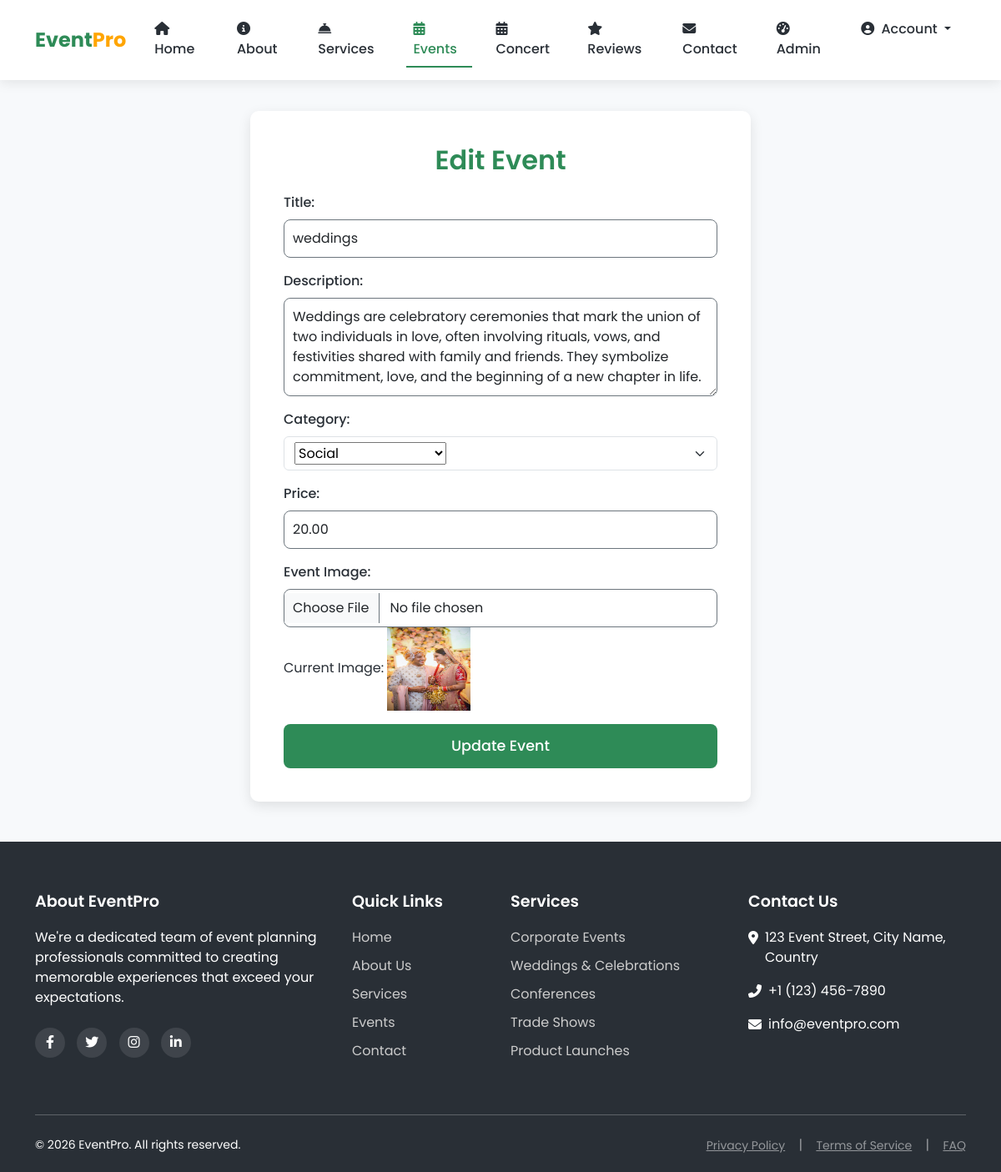
Screenshot of /events/9/update/ (signed in) with the database file from the repository.
### events/models.py (models this page shows, shortened)
class Event(models.Model):
    title = models.CharField(max_length=255)
    description = models.TextField()
    category = models.CharField(max_length=20, choices=EVENT_CATEGORIES)
    price = models.DecimalField(max_digits=10, decimal_places=2)
    image = models.ImageField(upload_to='event_images/', blank=True, null=True)

### events/views.py (the view)
# urls.py: path('events/<int:event_id>/update/', views.update_event, name='update_event'),
@login_required
def update_event(request, event_id):
    if not request.user.is_superuser:
        messages.error(request, "You are not authorized to access this page.")
        return redirect("home")
    event = get_object_or_404(Event, id=event_id)
    if request.method == "POST":
        form = EventForm(request.POST, request.FILES, instance=event)
        if form.is_valid():
            form.save()
            messages.success(request, "Event updated successfully!")
            return redirect("admin_dashboard")
        else:
            messages.error(request, "Error updating event. Please try again.")
    else:
        form = EventForm(instance=event)
    return render(request, "update_event.html", {"form": form, "event": event})

### events/forms.py
class EventForm(forms.ModelForm):
    class Meta:
        model = Event
        fields = ['title', 'description', 'category', 'price', 'image']
    category = forms.ChoiceField(choices=EVENT_CATEGORIES, required=True)

### events/templates/update_event.html (shortened to what this page needs)
{% extends 'base.html' %}
{% block content %}
<div class="container py-5">
    <div class="event-form-container">
        <h2>Edit Event</h2>
        <form method="POST" enctype="multipart/form-data" class="fade-in">
            <div class="mb-3">
                <label for="id_title" class="form-label">Title:</label>
                <input type="text" name="title" id="id_title" class="form-control" value="{{ event.title }}" required>
            </div>
            <div class="mb-3">
                <label for="id_description" class="form-label">Description:</label>
                <textarea name="description" id="id_description" class="form-control" rows="4" required>{{ event.description }}</textarea>
            </div>
            <div class="mb-3">
                <label for="id_category" class="form-label">Category:</label>
                <div class="form-select">{{ form.category }}</div>
            </div>
            <div class="mb-3">
                <label for="id_price" class="form-label">Price:</label>
                <input type="number" name="price" id="id_price" class="form-control" value="{{ event.price }}" required>
            </div>
            <div class="mb-3">
                <label for="id_image" class="form-label">Event Image:</label>
                <input type="file" name="image" id="id_image" class="form-control">
                {% if event.image %}
                    <p>Current Image: <img src="{{ event.image.url }}" alt="Current Event Image" width="100" height="100"></p>
                {% endif %}
            </div>
            <button type="submit" class="btn btn-submit w-100">Update Event</button>
        </form>
    </div>
</div>
{% endblock %}

### events/templates/update_event.html (style rules this page uses)
.event-form-container { max-width: 600px; margin: auto; background: white; padding: 40px; border-radius: 10px; box-shadow: 0 5px 15px rgba(0, 0, 0, 0.1); }
.event-form-container h2 { text-align: center; color: var(--primary); font-weight: 600; margin-bottom: 20px; }
.form-label { font-weight: 500; color: var(--dark); }
.form-control { border-radius: 8px; padding: 10px; border: 1px solid var(--gray); transition: all 0.3s ease; }
.btn-submit { background-color: var(--primary); color: white; font-size: 1.1rem; font-weight: 500; padding: 12px; border-radius: 8px; transition: all 0.3s ease; }

### rows the page displays
Event: title "weddings", description "Weddings are celebratory ceremonies that mark the union of two individuals in love, often involving rituals, vows, and festivities shared with family and friends. They symbolize commitment, love, and the beginning of a new chapter in life.", category "Social", price "20.00", image (picture)
